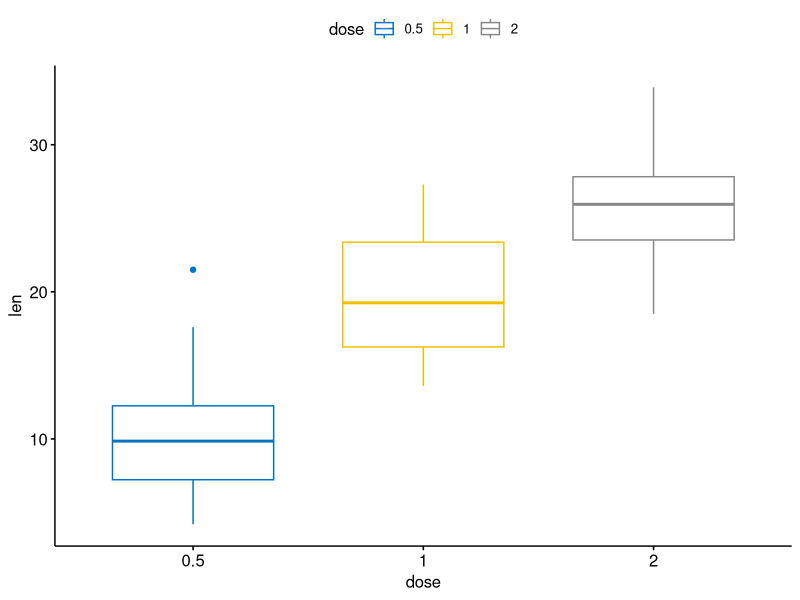
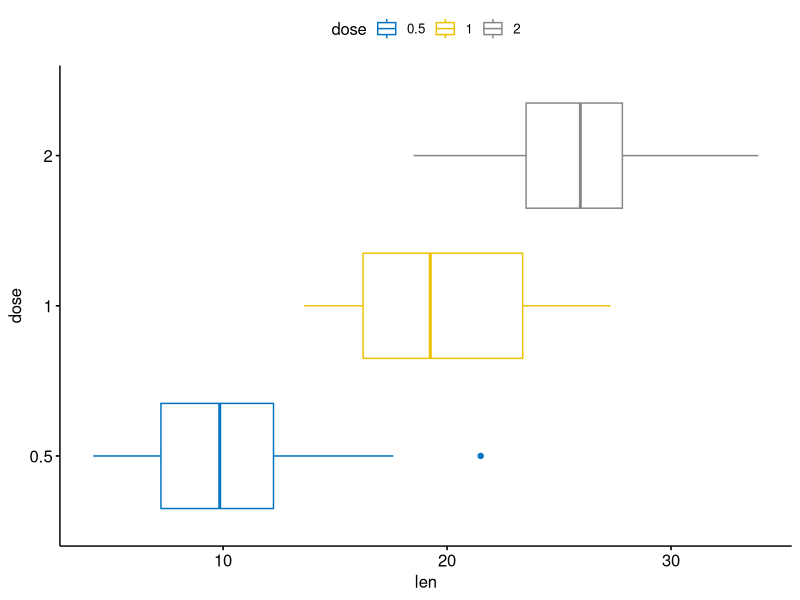

Source code (R) for these figures, in order:
library(ggpubr)


### Name: rotate
### Title: Rotate a ggplot Horizontally
### Aliases: rotate

### ** Examples

# Load data
data("ToothGrowth")
df <- ToothGrowth

# Basic plot
p <- ggboxplot(df, x = "dose", y = "len",
   color = "dose", palette = "jco")
p
# Create horizontal plots
p + rotate()
